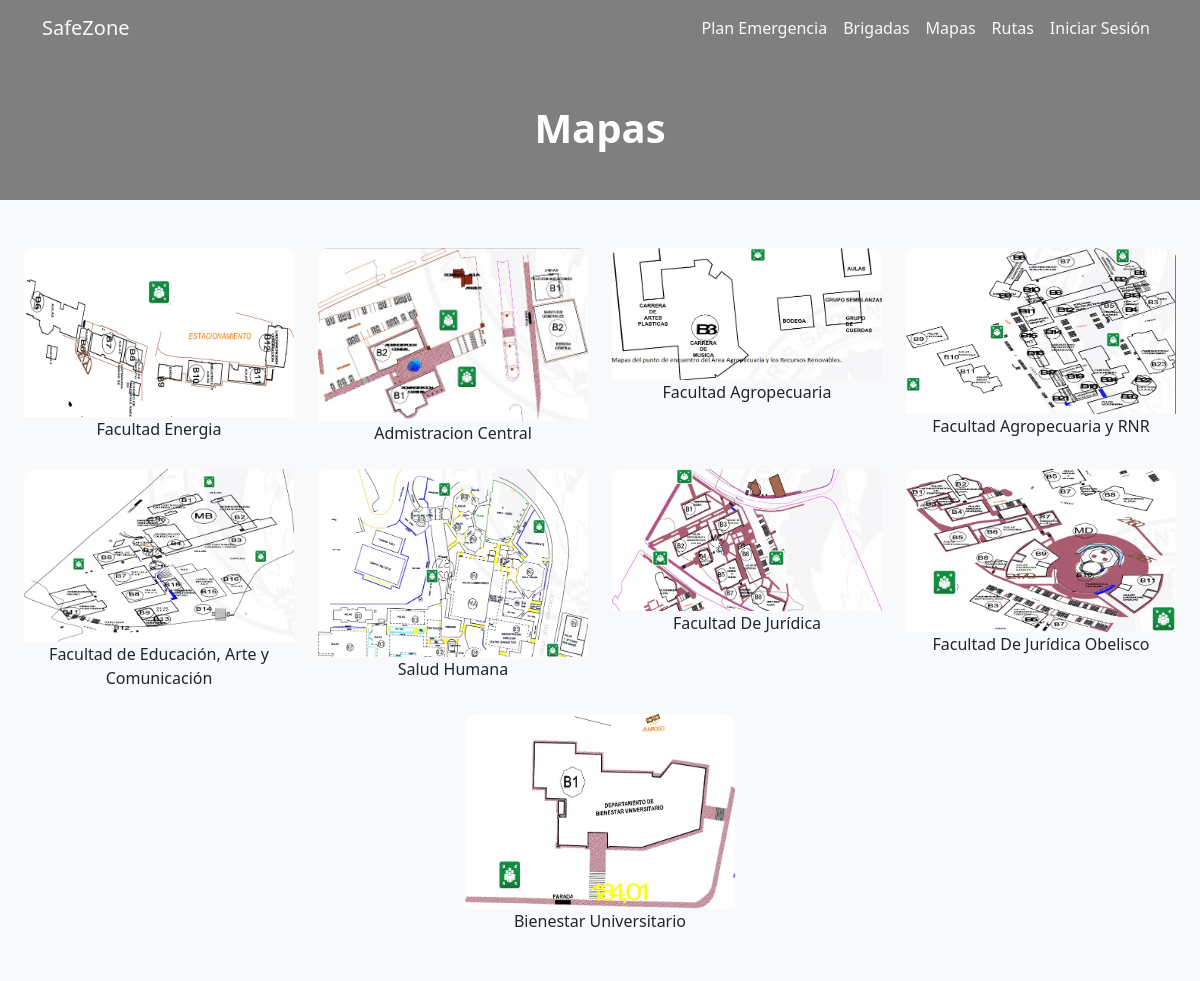
Screenshot of /map/ with the database file from the repository.
### resqroute/models.py (models this page shows, shortened)
class Map(models.Model):
    name = models.CharField(max_length=100, unique=True, null=False)
    img = models.ImageField(upload_to="maps", null=True)

### resqroute/views.py (the view)
# urls.py: path('map/', views.map , name = 'map'),
def map(request):
    if request.method == 'POST':
        sign_in(request)
    maps = Map.objects.all()
    context = {
        'maps': maps,
    }
    return render(request, 'map.html', context)

### resqroute/templates/map.html (shortened to what this page needs)
{% extends user.is_authenticated|yesno:'authenticated.html,model.html' %}
{%block content %}
{% load static %}
<main class="container-fluid text-center p-0">
  <h1 class="fw-bold text-white m-5 ">Mapas</h1>
  <div class="container-fluid  bg-light">
    <section class="gallery pt-5 pb-5">
      <div class="container-fluid">
        <div class="row gy-4 justify-content-center">
          {% for map in maps %}
          <div class="col-xl-3 col-lg-4 col-md-6">
            <div class="gallery-item h-100">
              <img src="../../media/{{ map.img }}" class="img-fluid" alt="" />
              {{ map.name }}
            </div>
          </div>
          {% endfor %}
        </div>
      </div>
    </section>
  </div>
</main>
{% endblock %}

### resqroute/templates/model.html (shortened to what this page needs)
{% load static %}
<!DOCTYPE html>
<html lang="en">
  <head>
    <link
      href="https://cdn.jsdelivr.net/npm/bootstrap@5.3.2/dist/css/bootstrap.min.css"
      rel="stylesheet"
    />
    <link rel="stylesheet" href="{% static '/css/main.css' %}" />
  </head>
  <body class="vh-100">
    <header>
      <nav class="navbar navbar-expand-lg bg-transparent">
        <div class="container">
          <a class="navbar-brand text-light" href="{% url 'index' %}">SafeZone</a>
          <div class="collapse navbar-collapse" id="navbarSupportedContent">
            <ul class="navbar-nav ms-auto mb-2 mb-lg-0">
              <li class="nav-item">
                <a
                  class="nav-link text-light"
                  data-bs-toggle="modal"
                  data-bs-target="#exampleModal"
                  href=""
                  >Plan Emergencia</a
                >
              </li>
              <li class="nav-item">
                <a class="nav-link text-light" href="{% url 'function' %}">Brigadas</a>
              </li>
              <li class="nav-item">
                <a class="nav-link text-light" href="{% url 'map' %}">Mapas</a>
              </li>
              <li class="nav-item">
                <a class="nav-link text-light" href="{% url 'geo' %}">Rutas</a>
              </li>
              <li class="nav-item">
                <a
                  class="nav-link text-light"
                  data-bs-toggle="modal"
                  data-bs-target="#loginModal"
                  href="#"
                  >Iniciar Sesión</a
                >
              </li>
            </ul>
          </div>
        </div>
      </nav>
    </header>
    {% block content %}{% endblock %}
  </body>
</html>

### resqroute/static/css/main.css (style rules this page uses)
html { -webkit-box-sizing: border-box; -moz-box-sizing: border-box; box-sizing: border-box; }
*, *:before, *:after { -webkit-box-sizing: inherit; -moz-box-sizing: inherit; box-sizing: inherit; }
body { background: url("https://www.unl.edu.ec/sites/default/files/galeria/2021/02/HEADER1.jpg") rgba(0, 0, 0, 0.5); background-blend-mode: multiply; background-position: center; background-size: cover; background-repeat: no-repeat; }
.gallery { margin-top: 40px; }
.gallery .gallery-item { position: relative; overflow: hidden; border-radius: 10px; }
.gallery .gallery-item img { transition: 0.3s; }

### rows the page displays
Map: img (picture), name "Facultad Energia"
Map: img (picture), name "Admistracion Central"
Map: img (picture), name "Facultad Agropecuaria"
Map: img (picture), name "Facultad Agropecuaria y RNR"
Map: img (picture), name "Facultad de Educación, Arte y Comunicación"
Map: img (picture), name "Salud Humana"
Map: img (picture), name "Facultad De Jurídica"
Map: img (picture), name "Facultad De Jurídica Obelisco"
Map: img (picture), name "Bienestar Universitario"
